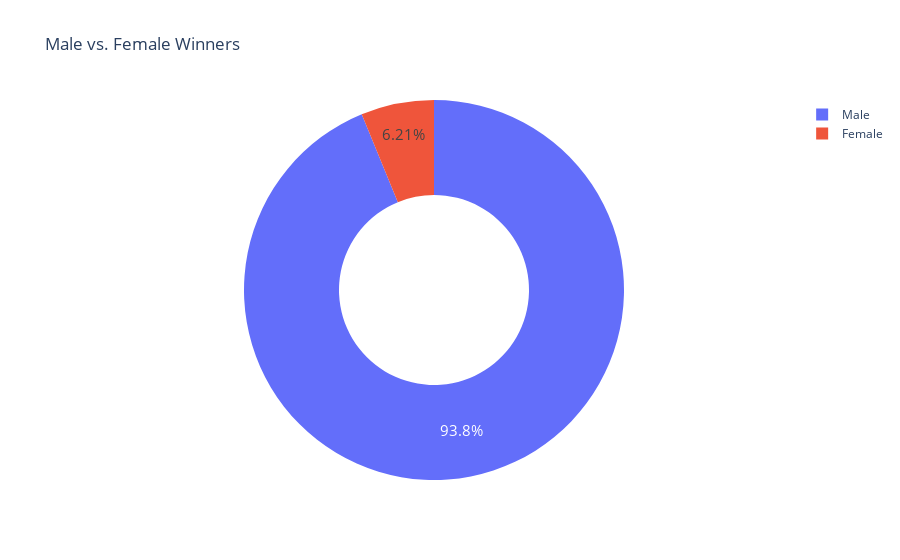

This figure's notebook cell:
### Code cell
win_sex_fig = px.pie(
    labels=win_sex.index,
    values=win_sex.values,
    title="Male vs. Female Winners",
    names=win_sex.index,
    hole=0.5,)

win_sex_fig.update_traces(
    textposition="inside",
    textfont_size=15,
    textinfo="percent",)

win_sex_fig.show()

### Figure 1 — Plotly figure (JSON) as saved in the notebook; plotly's stock layout.template omitted (floating-point values rounded to 4 significant figures)
{"data": [{"domain": {"x": [0, 1], "y": [0, 1]}, "hole": 0.5, "hovertemplate": "label=%{label}<br>value=%{value}<extra></extra>", "labels": ["Male", "Female"], "legendgroup": "", "name": "", "showlegend": true, "textfont": {"size": 15}, "textinfo": "percent", "textposition": "inside", "type": "pie", "values": [876, 58]}], "layout": {"legend": {"tracegroupgap": 0}, "title": {"text": "Male vs. Female Winners"}}}
